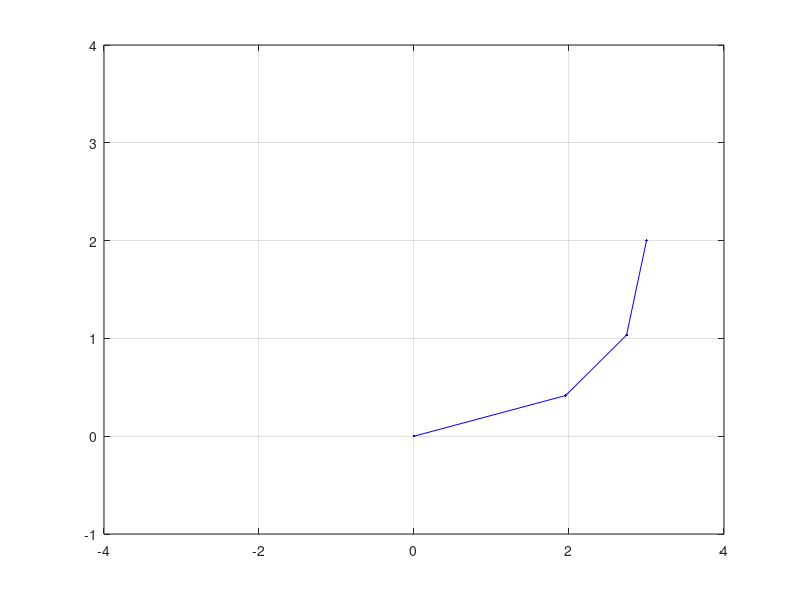

The MATLAB source for this figure:
clc, clear     % Robot Tip Position
format compact % (Inverse Kinematics & fminseartch())
function [x3, y3] = RRR(q1, q2, q3) % compute the joint positions
[x0, y0] = deal(0);
x1 = x0 + 2*cosd(q1);      y1 = y0 + 2*sind(q1);
x2 = x1 + cosd(q1+q2);     y2 = y1 + sind(q1+q2);
x3 = x2 + cosd(q1+q2+q3);  y3 = y2 + sind(q1+q2+q3);
plot([x0,x1,x2,x3],[y0,y1,y2,y3],'b.-');
xlim([-4,4]); ylim([-1,4]); grid
end
function [J] = RRR_Cost(z) % Return distance from specified point
[x0, y0] = deal(3,2); % Point
[x3, y3] = RRR(z(1), z(2), z(3));
J = sqrt( (x3-x0)^2 + (y3-y0)^2 );
end
[Z,e] = fminsearch(@RRR_Cost,[10,20,30]) % Problem 8